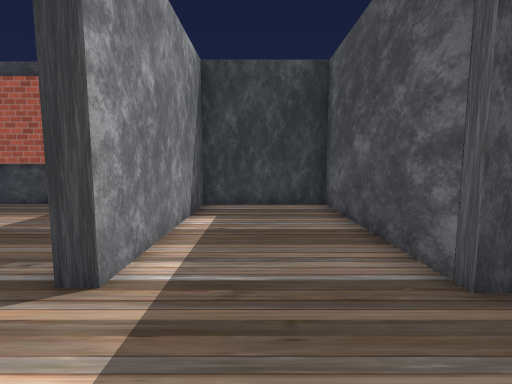
View 1 (above)

24 first-person views from a walk through a 3-D level made in the Unity game engine. The camera is 1.5 m above the floor, tilts 6° down and sees 85° across. The floor is counted in squares, 1 m on a side. Each view is taken from the middle of a square. On the plan, view 1 faces up. The plan holds only what a view shows up to about 14 squares ahead; the rest is blank. The place goes on beyond the plan. The player is left out. Door leaves are left out, so doorways stand open. Some surface patterns are stand-ins.

View 2
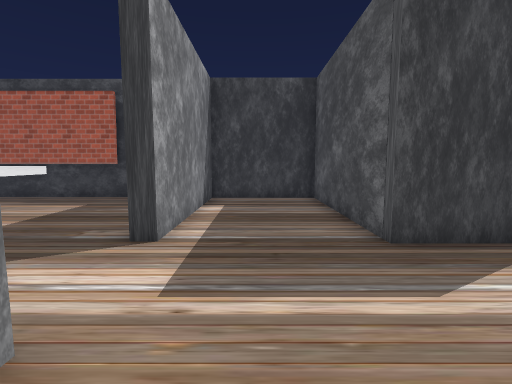

View 3
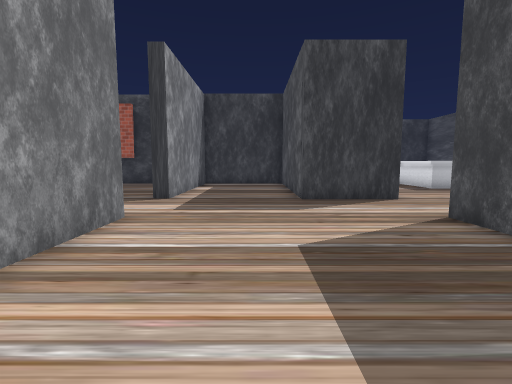

View 4
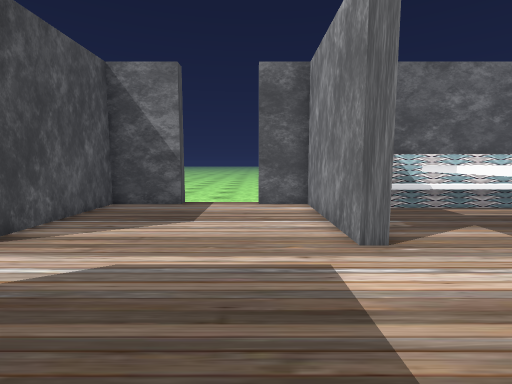

View 5
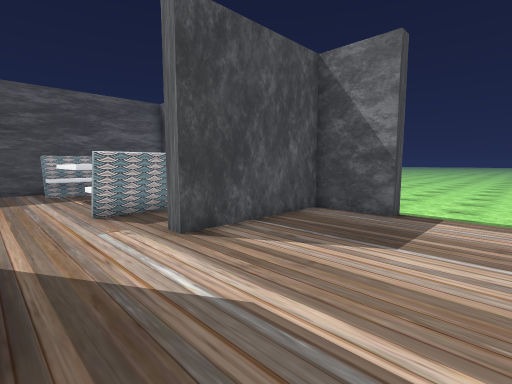

View 6
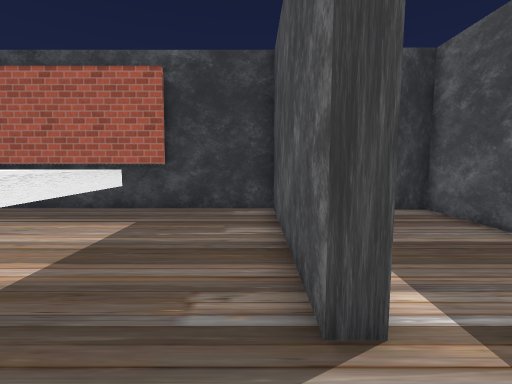

View 7
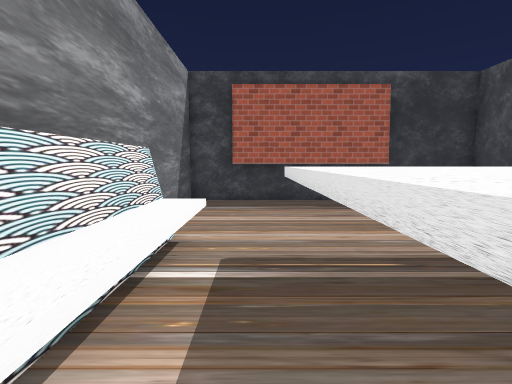

View 8
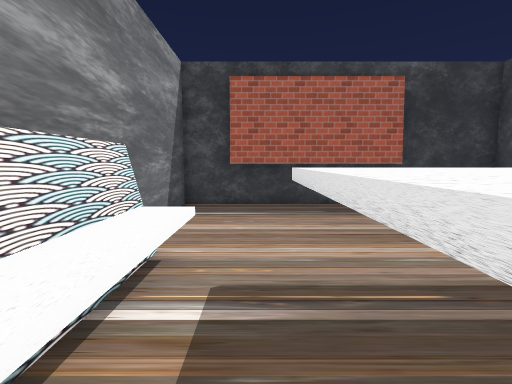

View 9
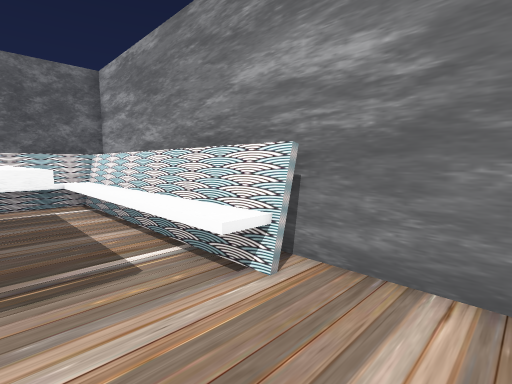

View 10
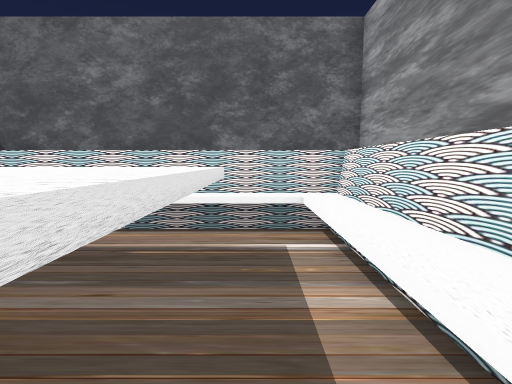

View 11
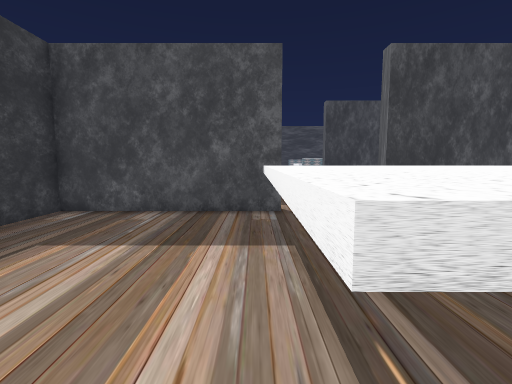

View 12
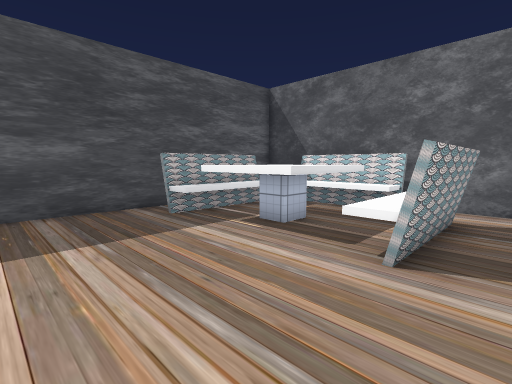

View 13
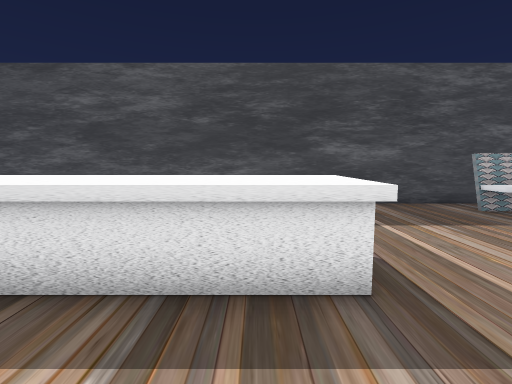

View 14
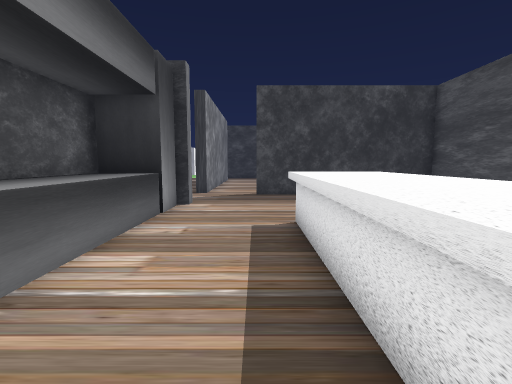

View 15
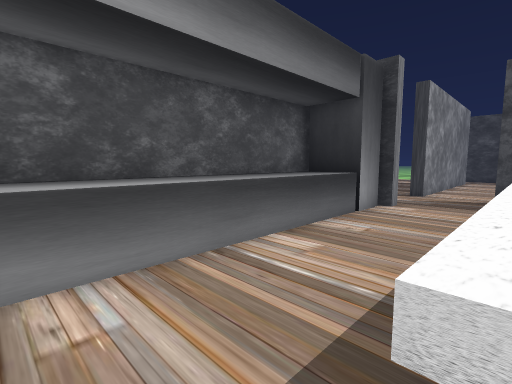

View 16
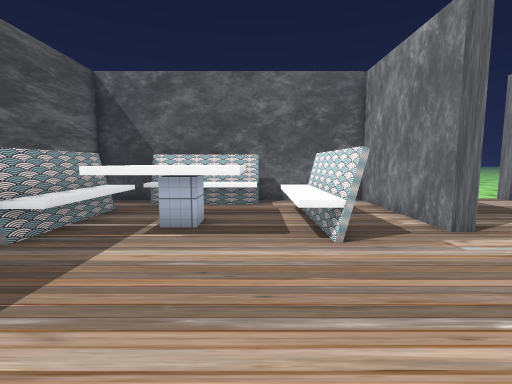

View 17
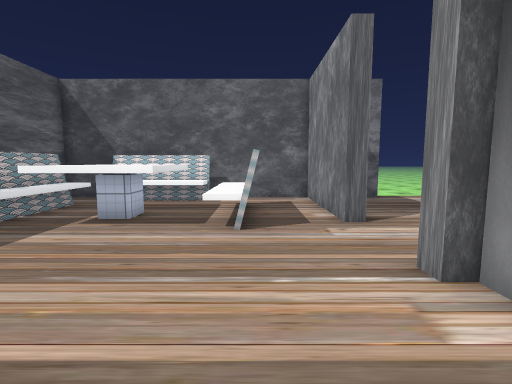

View 18
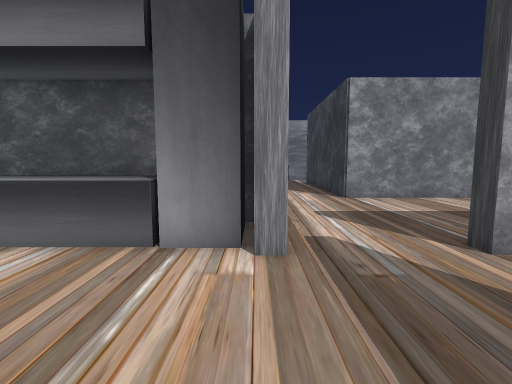

View 19
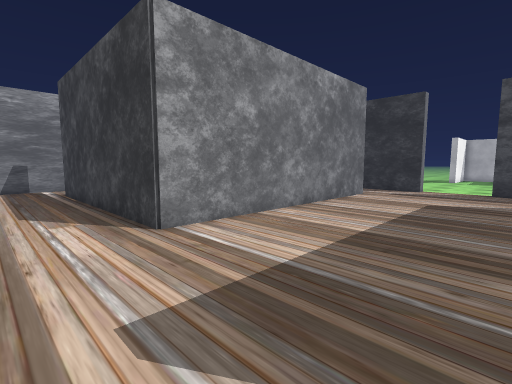

View 20
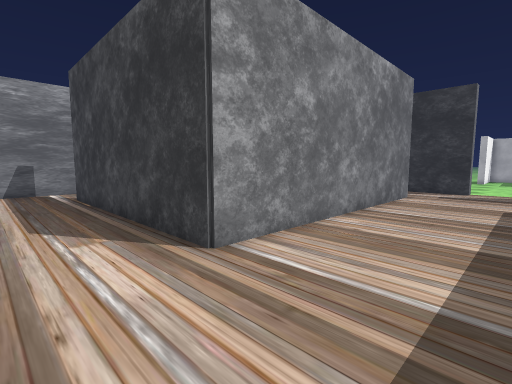

View 21
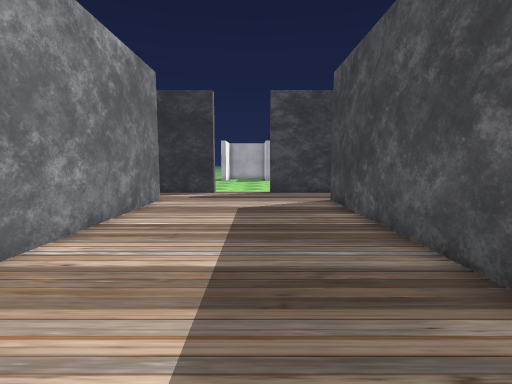

View 22
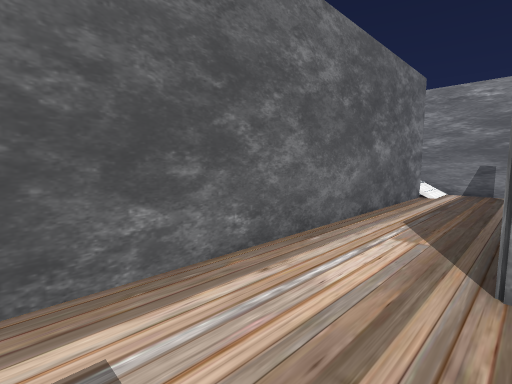

View 23
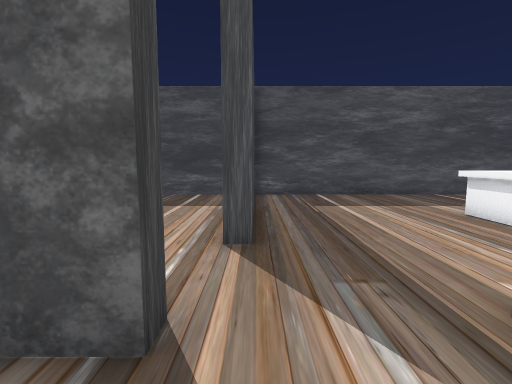

View 24
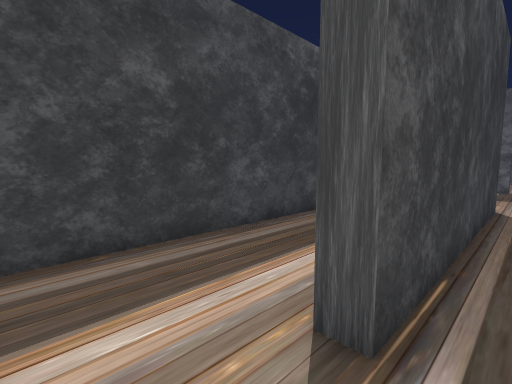

### Floor plan
Key: @ floor where view 1 was taken; # wall or solid block; . main floor; - floor 0.25 m lower than the main floor; / step, stairs or slope; D open door; = window, fence, low wall or low ledge; ^ raised ledge; O other object.
Columns run from 14 left of view 1 to 16 right of it. Each row starts with its distance up from view 1.
 33            ###DDD####
 32             ........
 31             ........
 30             #......#
 29             #......#
 28             #......#
 27             #......#
 26             #......#
 25             #......#
 24  #########  #......#
 23  ........   #......#        ..#
 22  ......     #......#...  .....#
 21  .....      #......#..........#
 20 #...#########......#......... #
 19 #......................########
 18 #.............................#
 17 #//...........................#
 16 #//#################..........#
 15                  ###..........#
 14                  #^^..........#
 13                  #^^...^^^....#
 12                  #^^...^^^....#
 11                  #^^...^^^  ..#
 10 #####=############^^...^^^   .#
  9 #...........#....#^^...^^^    #
  8 #...........#....#^^...^^^    #
  7 #...........#....#^^...^^^    #
  6 #...........#....#^^......    #
  5 #...........#....#  ..........#
  4 ##^.^^^^^^..#....###..........#
  3  #^.^^^^^^.......###..........#
  2  #^.^^^^^ ....................#
  1  #^.^^^^^ ............OO.OOOOO#
  0  #^.^^  ^^..#.@....##.OOOOOOOO#
 -1  #^.^^^  ^..#......##.OOOOOOOO
 -2  #^.^^^^^^..#......##.OOO   OO
 -3  #^........ #......##.OOOOOOOO
 -4  #^^^^^^^^^ #......##...OOOOO.#
 -5  #########  ##DDD##############
 -6               ---
 -7                ---
 -8               ----
 -9               -----
-10                ----
-11                ----
-12                ----

Positions as (right, up) in squares from view 1, and headings:
1: (0, 0), facing up
2: (0, -2), facing up
3: (1, -6), facing up
4: (0, 5), facing down
5: (0, 3), facing down-right
6: (-3, 1), facing up
7: (-11, -1), facing up
8: (-11, 0), facing up
9: (-10, 7), facing down-left
10: (-11, 2), facing down
11: (-11, 4), facing right
12: (7, 5), facing down-right
13: (6, 8), facing right
14: (8, 6), facing up
15: (9, 6), facing up-left
16: (10, 6), facing down
17: (8, 7), facing down
18: (10, 16), facing left
19: (4, 17), facing up-left
20: (2, 17), facing up-left
21: (2, 19), facing up
22: (2, 20), facing down-left
23: (3, 19), facing right
24: (-13, 19), facing up-right
